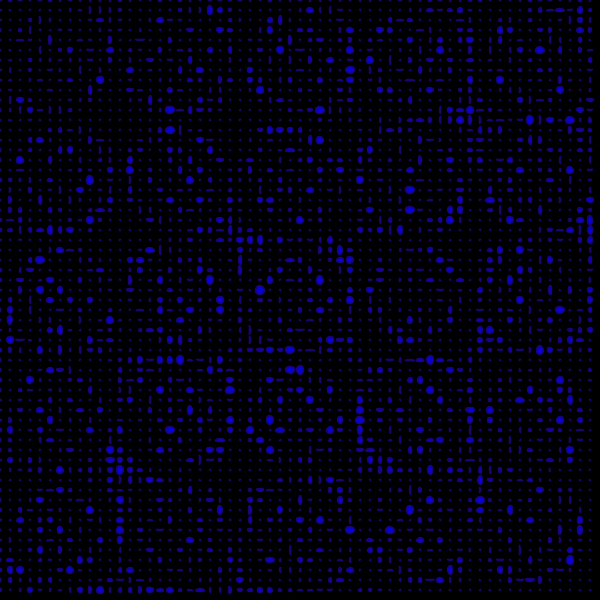
Frame 1 (no input)
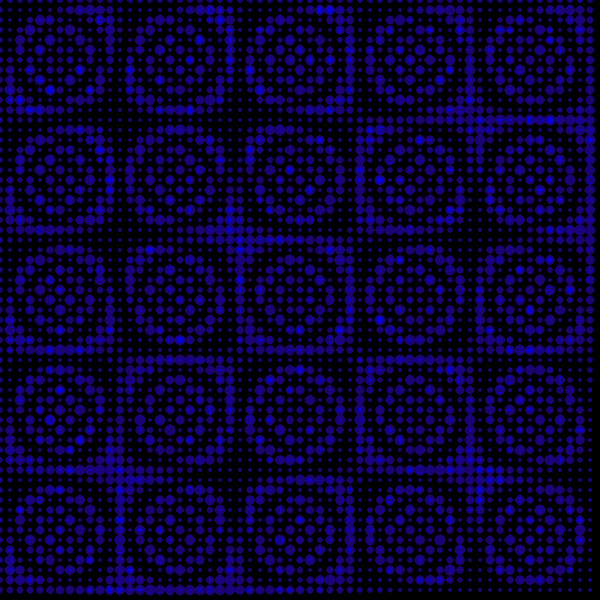
Frame 60 (the mouse pressed at the canvas centre just before this capture)
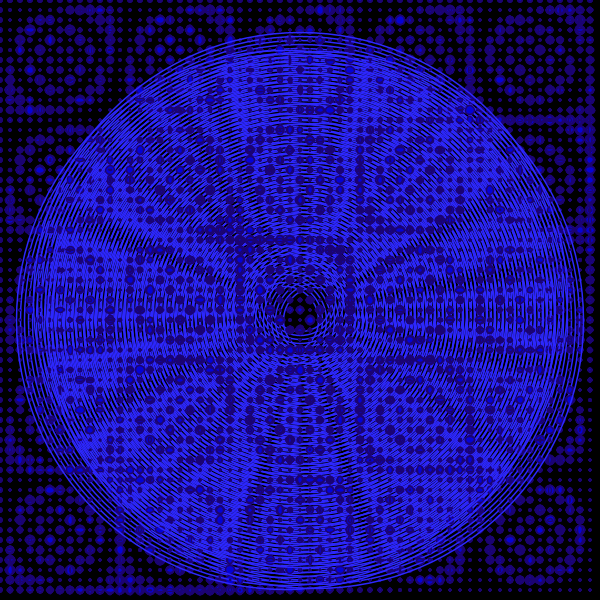
Frame 120 (the mouse held since frame 60 and released just before this capture)

The Processing sketch that drew these frames (run headless with seeded random() and noise(); from frame 60 on, the mouse is pressed at the canvas centre):

// Processing sketch: processing_53701
// ── processing_53701.pde

//Mariana Moreno
//February 28, 2012
//Math, Programming & Art:
//MIDTERM
int x;
int y;
int colorValue;
float ellSize = 0;

void setup (){
  size (600,600);
  smooth ();
  background (0);
  noFill ();
  strokeWeight (1.5);
  colorValue=0;
}

void draw (){
  colorValue++; 
  float ellSize = 0;
  for (int x = 0; x < width; x+=10){
    for (int y = 0; y < height; y+=10){
      pushMatrix();
      fill (5,2,214);
      stroke (27,3,113);
      ellSize = sin (x*y) * 5;
      ellipse (x,y,random(ellSize+4),random(ellSize+4));
      popMatrix();
    }
  }
  if (mousePressed){
   colorValue++;
   pushMatrix ();
    noFill ();
    stroke (45,39,255);
    ellipse (mouseX,mouseY,colorValue++,colorValue++);
    ellipse (mouseX+15,mouseY+20,colorValue++,colorValue++);
    ellipse (mouseX-15,mouseY+20,colorValue++,colorValue++);
   popMatrix ();
  } 
   
}

void mouseReleased (){
  colorValue++;
  pushMatrix ();
  noFill ();
  stroke (255);
  popMatrix ();
  ellipse (mouseX,mouseY,colorValue,colorValue);
  ellipse (mouseX+15,mouseY+20,colorValue,colorValue);
  ellipse (mouseX-15,mouseY+20,colorValue,colorValue);
}

void mouseClicked(){
 colorValue = 0;
}
